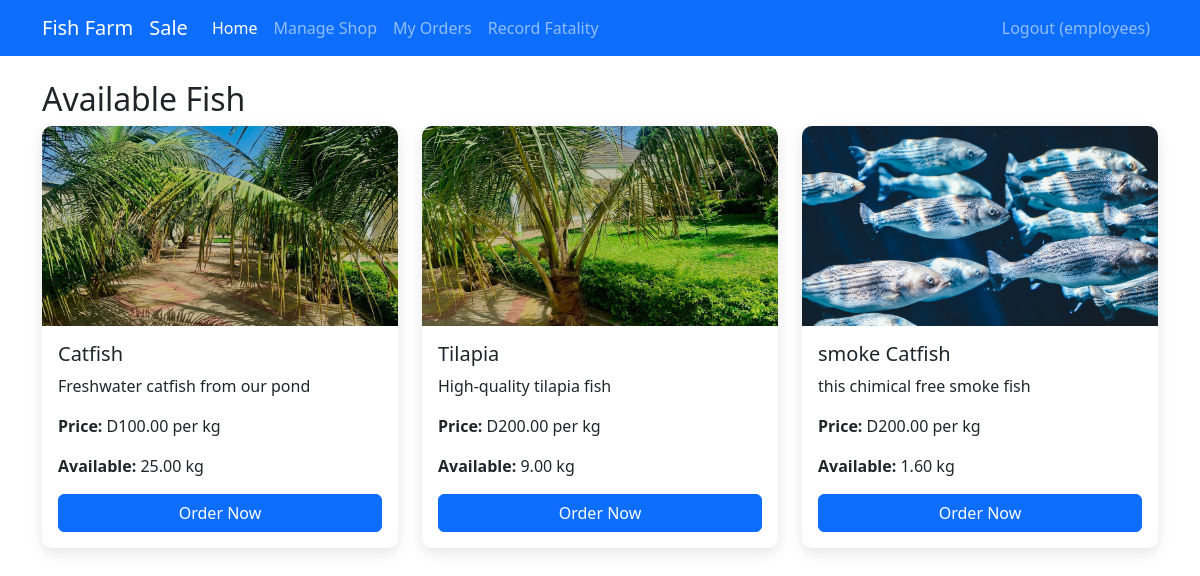
The app's page /index.php (signed in) with its own data.
### tables this page shows
CREATE TABLE `fish_types` (
  `id` int(11) NOT NULL,
  `name` varchar(50) NOT NULL,
  `description` text DEFAULT NULL,
  `price_per_kg` decimal(10,2) NOT NULL,
  `image_path` varchar(255) DEFAULT NULL
);

CREATE TABLE `inventory` (
  `id` int(11) NOT NULL,
  `fish_type_id` int(11) NOT NULL,
  `quantity_kg` decimal(10,2) NOT NULL,
  `last_updated` timestamp NOT NULL DEFAULT current_timestamp() ON UPDATE current_timestamp()
);

### auth.php (called while the page is built, shortened)
<?php
require_once 'config.php';
function checkEmployeePermission($permission)
{
    global $pdo;
    try {
        $stmt = $pdo->prepare("SELECT $permission FROM employee_permissions WHERE user_id = ?");
        $stmt->execute([$_SESSION['user_id']]);
        $result = $stmt->fetch();
        return $result ? (bool)$result[$permission] : false;
    } catch (PDOException $e) {
        error_log("Permission check failed: " . $e->getMessage());
        return false;
    }
}
function canEmployeeRecordFatality()
{
    return checkEmployeePermission('can_record_fatality');
}
function isLoggedIn()
{
    return isset($_SESSION['user_id']);
}
function isEmployee()
{
    return isLoggedIn() && $_SESSION['role'] === 'employee';
}

### functions.php (called while the page is built, shortened)
<?php
require_once 'config.php';
function getAllFishTypes()
{
    global $pdo;
    $stmt = $pdo->query("SELECT * FROM fish_types");
    return $stmt->fetchAll();
}
function getInventory()
{
    global $pdo;
    $stmt = $pdo->query("SELECT i.*, f.name, f.price_per_kg FROM inventory i JOIN fish_types f ON i.fish_type_id = f.id");
    return $stmt->fetchAll();
}

### index.php (the view, shortened to what this page needs)
<?php
require_once 'auth.php';
require_once 'functions.php';
$fishTypes = getAllFishTypes();
$inventory = getInventory();
?>
<!DOCTYPE html>
<html lang="en">
<head>
    <link href="https://cdn.jsdelivr.net/npm/bootstrap@5.3.0/dist/css/bootstrap.min.css" rel="stylesheet">
</head>
<body>
    <nav class="navbar navbar-expand-lg navbar-dark bg-primary">
        <div class="container">
            <a class="navbar-brand" href="#">Fish Farm</a>
            <?php if (isEmployee() || isadmin()): ?>
                <a class="navbar-brand" href="employee_sales.php">Sale</a>
            <?php endif; ?>
            <div class="collapse navbar-collapse" id="navbarNav">
                <ul class="navbar-nav me-auto">
                    <li class="nav-item">
                        <a class="nav-link active" href="index.php">Home</a>
                    </li>
                    <?php if (isEmployee() || isAdmin()): ?>
                        <li class="nav-item">
                            <a class="nav-link" href="shop_management.php">Manage Shop</a>
                        </li>
                    <?php endif; ?>
                    <li class="nav-item">
                        <a class="nav-link" href="orders.php">My Orders</a>
                    </li>
                    <?php if (canEmployeeRecordFatality() || isAdmin()): ?>
                        <li class="nav-item">
                            <a class="nav-link <?= basename($_SERVER['PHP_SELF']) === 'fatality_records.php' ? 'active' : '' ?>" href="fatality_records.php">Record Fatality</a>
                        </li>
                    <?php endif; ?>
                </ul>
                <ul class="navbar-nav">
                    <li class="nav-item">
                        <a class="nav-link" href="logout.php">Logout (<?= htmlspecialchars($_SESSION['username']) ?>)</a>
                    </li>
                </ul>
            </div>
        </div>
    </nav>
    <div class="container mt-4">
        <h2>Available Fish</h2>
        <div class="row">
            <?php foreach ($fishTypes as $fish): ?>
                <div class="col-md-4 mb-4">
                    <div class="card fish-card">
                        <?php if (!empty($fish['image_path'])): ?>
                            <img src="<?= htmlspecialchars($fish['image_path']) ?>" class="fish-img" alt="<?= htmlspecialchars($fish['name']) ?>">
                        <?php else: ?>
                            <div class="fish-icon">
                                <i class="fas fa-fish"></i>
                            </div>
                        <?php endif; ?>
                        <div class="card-body">
                            <h5 class="card-title"><?= htmlspecialchars($fish['name']) ?></h5>
                            <p class="card-text"><?= htmlspecialchars($fish['description']) ?></p>
                            <p class="card-text"><strong>Price:</strong> D<?= number_format($fish['price_per_kg'], 2) ?> per kg</p>
                            <p class="card-text">
                                <strong>Available:</strong>
                                <?php
                                $available = 0;
                                foreach ($inventory as $item) {
                                    if ($item['fish_type_id'] == $fish['id']) {
                                        $available = $item['quantity_kg'];
                                        break;
                                    }
                                }
                                echo number_format($available, 2) . ' kg';
                                ?>
                            </p>
                            <?php if ($available > 0): ?>
                                <a href="order.php?fish_id=<?= $fish['id'] ?>" class="btn btn-primary mt-auto">Order Now</a>
                            <?php else: ?>
                                <button class="btn btn-secondary mt-auto" disabled>Out of Stock</button>
                            <?php endif; ?>
                        </div>
                    </div>
                </div>
            <?php endforeach; ?>
        </div>
    </div>
</body>
</html>

### index.php (style rules this page uses)
.fish-card { transition: all 0.3s ease; height: 100%; border: none; box-shadow: 0 5px 15px rgba(0, 0, 0, 0.1); border-radius: 10px; overflow: hidden; display: flex; flex-direction: column; }
.fish-card .card-body { flex: 1; display: flex; flex-direction: column; }
.fish-card .card-body p { flex: 1; }
.fish-img { height: 200px; object-fit: cover; width: 100%; }

### records on screen
fish_types: image_path (picture), name "Catfish", description "Freshwater catfish from our pond", price_per_kg "100.00"
inventory: quantity_kg "25.00"
fish_types: image_path (picture), name "Tilapia", description "High-quality tilapia fish", price_per_kg "200.00"
inventory: quantity_kg "9.00"
fish_types: image_path (picture), name "smoke Catfish", description "this chimical free smoke fish", price_per_kg "200.00"
inventory: quantity_kg "1.60"

### other values on screen
$_SESSION['username'] "employees"
